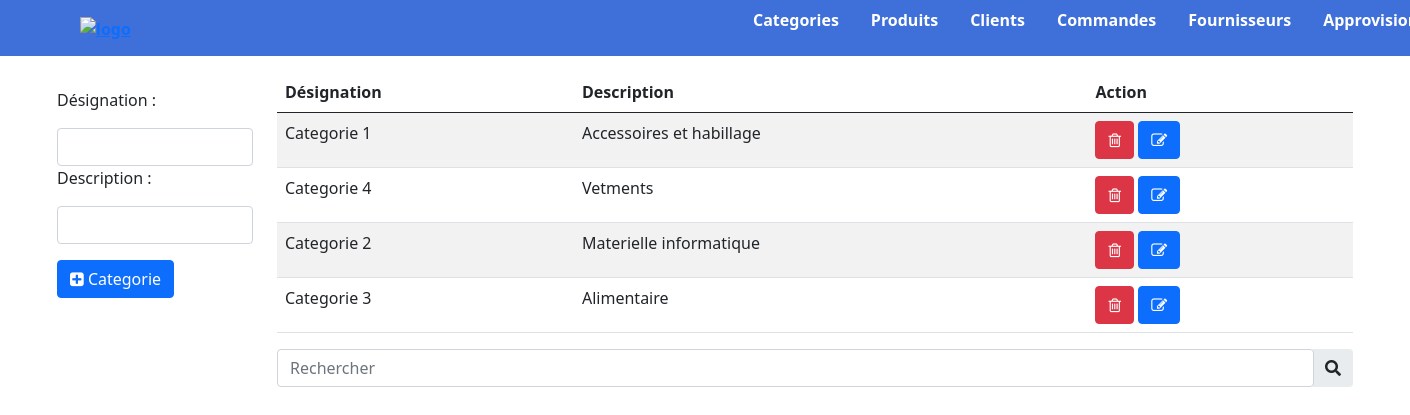
The page /categorie.php on the database its author committed.
### tables this page shows
CREATE TABLE `categorie` (
  `idCat` int(11) NOT NULL,
  `designation` text NOT NULL,
  `discription` varchar(300) NOT NULL
);

### categorie.php (the view, shortened to what this page needs)
<?php
        require_once 'config/connect.php';
        $categories = $db->query('SELECT * FROM categorie ');
        $categories = $categories->fetchAll() ;
?>
<!DOCTYPE html>
<html lang="en">
<head>
</head>
<body>
    <?php require_once('navbar.php') ;?>
    <div class="container">
        <div class="row">
            <div class="col-2 mt-3">
                <form action="categorie.php" method ="POST" class="form-group mt-3"  >
                    <label for="designation">Désignation :</label>
                    <input type="text" class="form-control mt-3" name="designation" id="designation" required>
                    <label for="discription">Description :</label>
                    <input type="text" class="form-control mt-3" name="discription" required>
                    <button type="submit" class="btn btn-primary mt-3" name="ajouter"><i class="fa fa-plus-square"></i> Categorie</button>
                </form>
            </div>
            <div class="col-10 mt-3">
                <table class="table table-striped">
                        <thead>
                            <th>Désignation</th>
                            <th>Description</th>
                            <th>Action</th>
                        </thead>
                        <tbody>
                            <?php foreach($categories as $cat) :?>
                            <tr>
                                <td><?php echo $cat['designation']; ?> </td>
                                <td><?php echo $cat['discription']; ?> </td>
                                <td>
                                    <a href="categorie.php?del=<?echo $cat['idCat']?>"><button class="btn btn-danger"><i  class="fa fa-trash-o"></i></button></a>
                                     <a href="update_categorie.php?edit=<?echo$cat['idCat']?>"><button class="btn btn-primary"><i  class="fa fa-edit "></i></button></a>
                                </td>
                            </tr>
                            <? endforeach ?>
                        </tbody>
                    </table>
                    <form action="recherche_categorie.php" class="form-group mt-3"  method="Post">
                        <div class="input-group rounded">
                            <input type="search" class="form-control rounded" name = "categorie" placeholder="Rechercher" required />
                            <button class="input-group-text border-0" name="rechercher">
                            <i class="fas fa-search"></i>
                            </button>
                        </div>
                     </form>
            </div>
        </div>
    </div>
</body>
</html>

### style.css (style rules this page uses)
* { margin: 0; padding: 0; }
.col-2 { width : 60% }

### rows shown on the page
categorie: designation "Categorie 1", discription "Accessoires et habillage"
categorie: designation "Categorie 4", discription "Vetments"
categorie: designation "Categorie 2", discription "Materielle informatique"
categorie: designation "Categorie 3", discription "Alimentaire"
